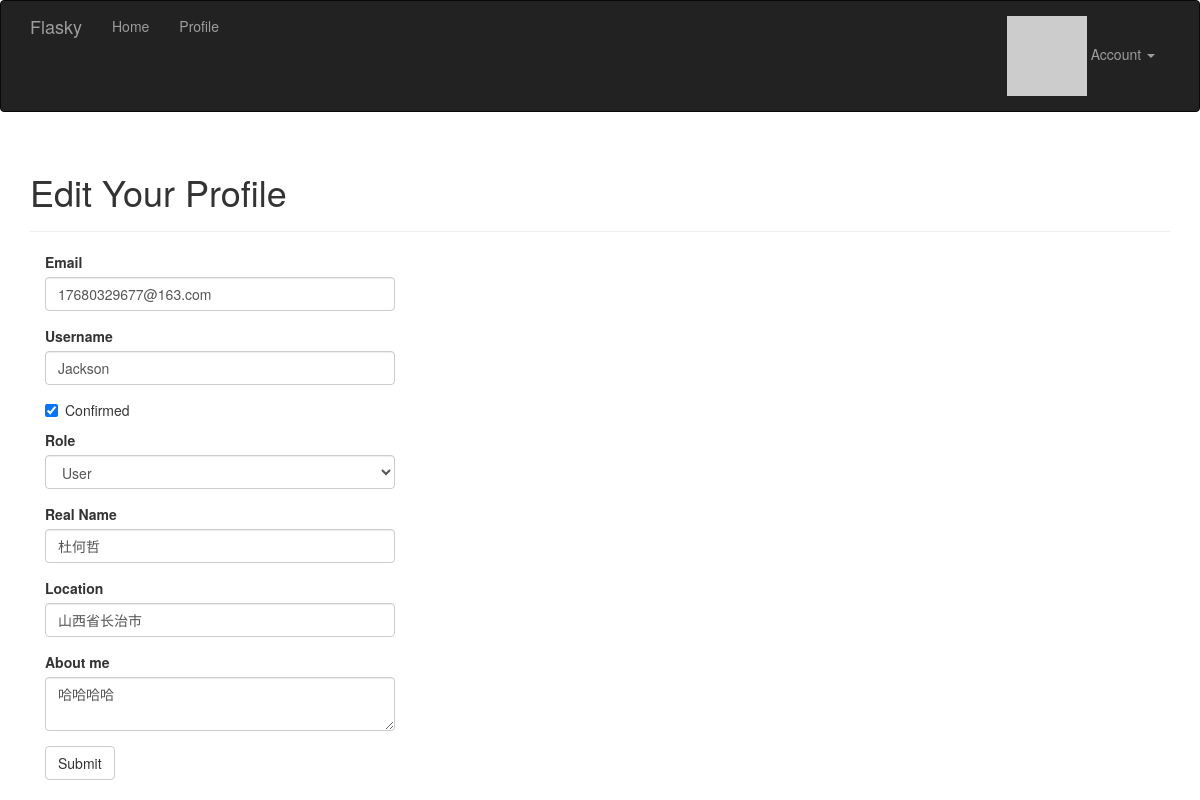
The page /edit-profile/2 (signed in) on the database its author committed.
### app/models.py (models this page shows, shortened)
class User(db.Model, UserMixin):
    __tablename__ = 'users'
    id = db.Column(db.Integer, primary_key=True)    # 用户id
    email = db.Column(db.String(64), unique=True, index=True)   # email地址
    username = db.Column(db.String(64), unique=True, index=True)    # 用户名
    password_hash = db.Column(db.String(128))   # 散列的密码
    role_id = db.Column(db.Integer, db.ForeignKey('roles.id'))  # 角色id
    confirmed = db.Column(db.Boolean, default=False)    # 是否确认邮箱
    name = db.Column(db.String(64))     # 真实姓名
    location = db.Column(db.String(64))     # 所在地
    about_me = db.Column(db.Text())     # 自我介绍
    member_since = db.Column(db.DateTime(), default=datetime.utcnow)    # 注册时间
    last_seen = db.Column(db.DateTime(), default=datetime.utcnow)   # 上次登录时间
    avatar_hash = db.Column(db.String(32))      # 用于存储用户邮箱地址的hash值 便于获取头像
    posts = db.relationship('Post', backref='author', lazy='dynamic')
    followed = db.relationship('Follow',
                               foreign_keys=[Follow.follower_id],
                               backref=db.backref('follower', lazy='joined'),
                               lazy='dynamic',
                               cascade='all, delete-orphan')
    followers = db.relationship('Follow',
                                foreign_keys=[Follow.followed_id],
                                backref=db.backref('followed', lazy='joined'),
                                lazy='dynamic',
                                cascade='all, delete-orphan')
    comments = db.relationship('Comment', backref='author', lazy='dynamic')
    @property
    def password(self):
        raise AttributeError('password is not a readable attribute')
    def can(self, permissions):
        return self.role is not None and (self.role.permissions & permissions) == permissions   # 做与操作即可判断
    def ping(self):
        self.last_seen = datetime.utcnow()
        db.session.add(self)
    def gravatar_hash(self):
        return hashlib.md5(self.email.encode('utf-8')).hexdigest()
    def gravatar(self, size=100, default='identicon', rating='g'):
        if request.is_secure:
            url = 'https://secure.gravatar.com/avatar'
        else:
            url = 'https://www.gravatar.com/avatar'
        hash = self.avatar_hash or self.gravatar_hash()
        return '{url}/{hash}?s={size}&d={default}&r={rating}'.format(
            url=url, hash=hash, size=size, default=default, rating=rating)

### app/main/views.py (the view, shortened to what this page needs)
@main.route('/edit-profile/<int:id>', methods=['GET', 'POST'])
@login_required
@admin_required     # 自定义的装饰器 需要用户登录且是管理员
def edit_profile_admin(id):
    user = User.query.get_or_404(id)
    form = EditProfileAdminForm(user=user)
    form.email.data = user.email
    form.username.data = user.username
    form.confirmed.data = user.confirmed
    form.role.data = user.role_id
    form.name.data = user.name
    form.location.data = user.location
    form.about_me.data = user.about_me
    return render_template('edit_profile.html', form=form, user=user)

### app/main/forms.py (shortened to what this page needs)
class EditProfileAdminForm(FlaskForm):
    email = StringField('Email', validators=[DataRequired(), Length(1, 64), Email()])
    username = StringField('Username', validators=[
        DataRequired(), Length(1, 64),
        Regexp('^[A-Za-z][A-Za-z0-9_.]*$', 0, 'Username must have only letters, numbers, dots or underscores')])
    confirmed = BooleanField('Confirmed')
    role = SelectField('Role', coerce=int)  # coerce=int 参数吧字段的值转换为整数，而不使用默认的字符串
    name = StringField('Real Name', validators=[Length(0,64)])
    location = StringField('Location', validators=[Length(0, 64)])
    about_me = TextAreaField('About me')
    submit = SubmitField('Submit')
    def __init__(self, user, *args, **kwargs):
        super(EditProfileAdminForm, self).__init__(*args, **kwargs)
        self.role.choices = [(role.id, role.name)
                             for role in Role.query.order_by(Role.name).all()]
        self.user = user

### app/auth/views.py (called while the page is built)
@auth.before_app_request
def before_request():
    if current_user.is_authenticated:
        current_user.ping()     # 在每个用户登录时获取登录时间
        if not current_user.confirmed \
                and request.endpoint \
                and request.blueprint != 'auth' \
                and request.endpoint != 'static':
            return redirect(url_for('auth.unconfirmed'))

### app/main/__init__.py (called while the page is built)
@main.app_context_processor
def inject_permissions():
    return dict(Permission=Permission)

### app/models.py (called while the page is built)
@login_manager.user_loader
def load_user(user_id):
    return User.query.get(int(user_id))

### app/templates/edit_profile.html (shortened to what this page needs)
{% extends "base.html" %}
{% import "bootstrap/wtf.html" as wtf %}
{% block page_content %}
<div class="page-header">
    <h1>Edit Your Profile</h1>
</div>
<div class="col-md-4">
    {{ wtf.quick_form(form) }}
</div>
{% endblock %}

### rows shown on the page
User: email "17680329677@163.com", username "Jackson", confirmed "☑", role "User", name "杜何哲", location "山西省长治市", about_me "哈哈哈哈"
